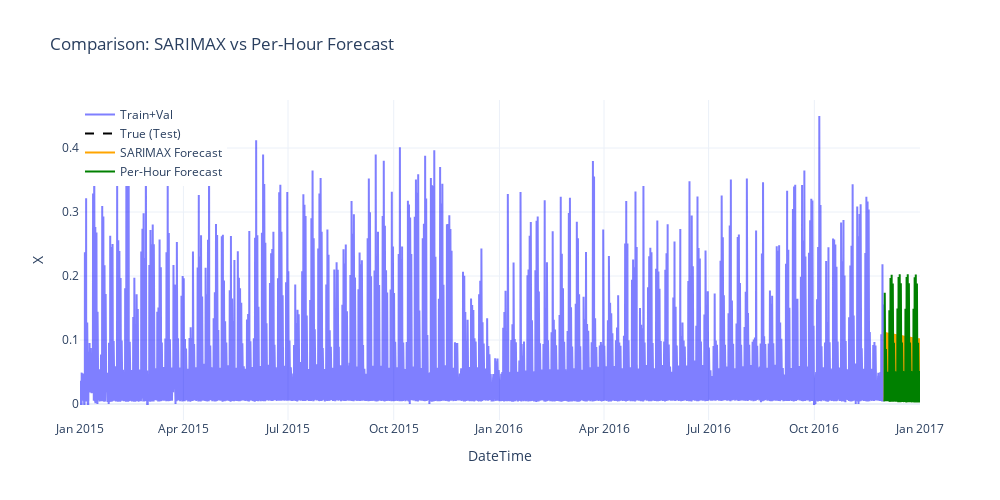

Source (notebook cell):
### Code cell
import plotly.graph_objects as go

fig = go.Figure()

# Train/Val
fig.add_trace(go.Scatter(x=df_trainval['DateTime'], y=df_trainval['X'],
                         mode='lines', name='Train+Val',
                         line=dict(color='blue'), opacity=0.5))

# True Test
fig.add_trace(go.Scatter(x=df_test['DateTime'], y=df_test['X'],
                         mode='lines', name='True (Test)',
                         line=dict(color='black', dash='dash')))

# SARIMAX Forecast
fig.add_trace(go.Scatter(x=df_test['DateTime'], y=df_test['SARIMAX_Pred'],
                         mode='lines', name='SARIMAX Forecast',
                         line=dict(color='orange')))

# Per-Hour Forecast
fig.add_trace(go.Scatter(x=df_test['DateTime'], y=df_test['PerHour_Pred'],
                         mode='lines', name='Per-Hour Forecast',
                         line=dict(color='green')))

fig.update_layout(
    title="Comparison: SARIMAX vs Per-Hour Forecast",
    xaxis_title="DateTime",
    yaxis_title="X",
    legend=dict(x=0, y=1),
    template='plotly_white',
    width=1000,
    height=500
)

fig.show()

### Figure 1 — Plotly figure (JSON) as saved in the notebook; plotly's stock layout.template omitted (floating-point values rounded to 4 significant figures; data arrays with more than 128 entries replaced by an {"elided": "..."} marker saying what was removed)
{"data": [{"line": {"color": "blue"}, "mode": "lines", "name": "Train+Val", "opacity": 0.5, "type": "scatter", "x": {"elided": "16800 str values"}, "y": {"elided": "16800 float values"}}, {"line": {"color": "black", "dash": "dash"}, "mode": "lines", "name": "True (Test)", "type": "scatter", "x": {"elided": "744 str values"}, "y": {"elided": "744 null values"}}, {"line": {"color": "orange"}, "mode": "lines", "name": "SARIMAX Forecast", "type": "scatter", "x": {"elided": "744 str values"}, "y": {"elided": "744 float values"}}, {"line": {"color": "green"}, "mode": "lines", "name": "Per-Hour Forecast", "type": "scatter", "x": {"elided": "744 str values"}, "y": {"elided": "744 float values"}}], "layout": {"height": 500, "legend": {"x": 0, "y": 1}, "title": {"text": "Comparison: SARIMAX vs Per-Hour Forecast"}, "width": 1000, "xaxis": {"title": {"text": "DateTime"}}, "yaxis": {"title": {"text": "X"}}}}
